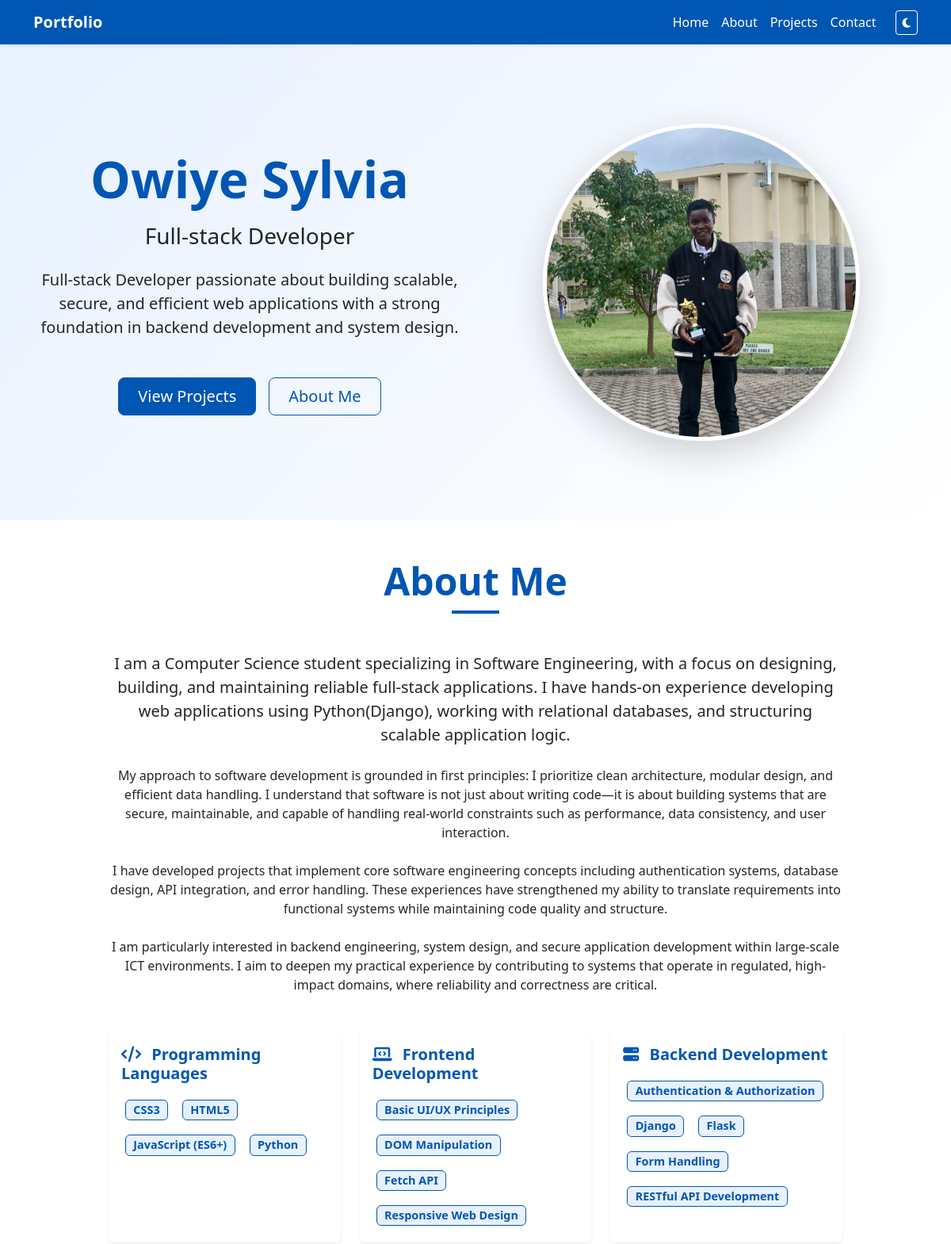
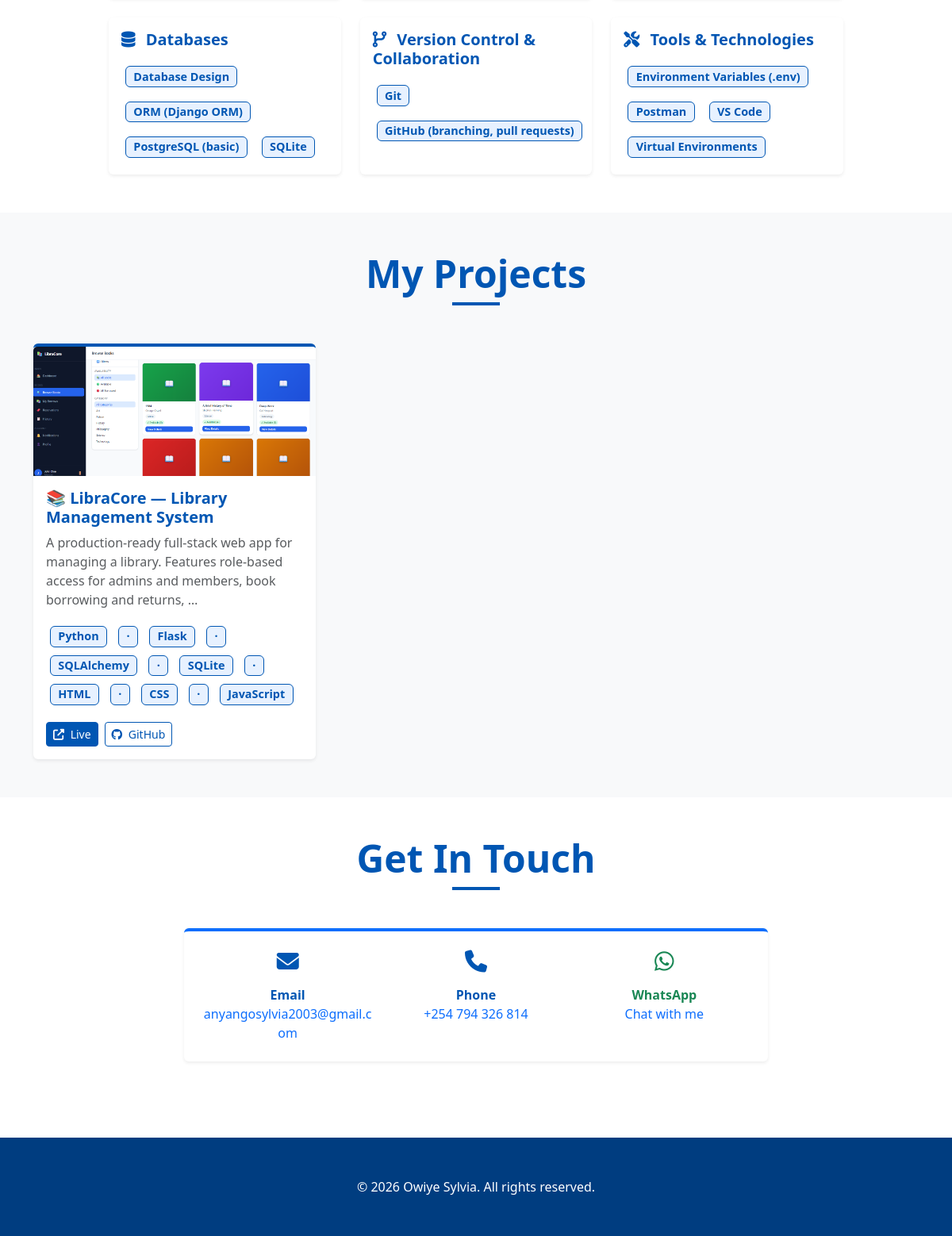
The page / on the database its author committed (2 pictures, top to bottom).
### portfolio/models.py (models this page shows, shortened)
class Profile(models.Model):
    name = models.CharField(max_length=100, default="Owiye Sylvia")
    title = models.CharField(max_length=100, default="Full-stack Developer")
    profile_image = models.ImageField(upload_to='profile/', blank=True, null=True)
    bio = models.TextField(blank=True, null=True)
    class Meta:
        verbose_name_plural = "Profile"

class Skill(models.Model):
    CATEGORY_CHOICES = [
        ('Programming', 'Programming Languages'),
        ('Frontend', 'Frontend Development'),
        ('Backend', 'Backend Development'),
        ('Databases', 'Databases'),
        ('Collaboration', 'Version Control & Collaboration'),
        ('Tools', 'Tools & Technologies'),
    ]
    name = models.CharField(max_length=100)
    category = models.CharField(max_length=50, choices=CATEGORY_CHOICES)
    class Meta:
        ordering = ['category', 'name']

class Project(models.Model):
    name = models.CharField(max_length=200)
    description = models.TextField()
    technologies = models.CharField(max_length=200, help_text="Comma-separated list of technologies")
    image = models.ImageField(upload_to='projects/', blank=True, null=True)
    live_link = models.URLField(blank=True, null=True)
    github_link = models.URLField(blank=True, null=True)
    created_at = models.DateTimeField(auto_now_add=True)
    class Meta:
        ordering = ['-created_at']

### portfolio/views.py (the view)
# urls.py: path('', views.home, name='home'),
def home(request):
    projects = Project.objects.all()
    profile = Profile.objects.first()
    skills_by_category = {}
    for category_code, category_name in Skill.CATEGORY_CHOICES:
        skills = Skill.objects.filter(category=category_code)
        if skills.exists():
            skills_by_category[category_name] = skills
    if request.method == 'POST':
        form = ContactForm(request.POST)
        if form.is_valid():
            form.save()
            messages.success(request, 'Your message has been sent successfully!')
            return redirect('home')
    else:
        form = ContactForm()
    context = {
        'projects': projects,
        'profile': profile,
        'skills_by_category': skills_by_category,
        'form': form,
    }
    return render(request, 'portfolio/home.html', context)

### templates/portfolio/home.html (shortened to what this page needs)
{% extends 'base.html' %}
{% load static %}
{% block content %}
<section id="home" class="hero-section text-center">
    <div class="container">
        <div class="row align-items-center">
            <div class="col-lg-6 mb-4 mb-lg-0" data-aos="fade-right">
                <h1 class="display-3 fw-bold mb-3 text-primary">Owiye Sylvia</h1>
                <h2 class="h3 text-secondary-blue mb-4">Full-stack Developer</h2>
                <p class="lead mb-5">Full-stack Developer passionate about building scalable, secure, and efficient web applications with a strong foundation in backend development and system design.</p>
                <div class="d-flex justify-content-center gap-3">
                    <a href="#projects" class="btn btn-primary btn-lg px-4">View Projects</a>
                    <a href="#about" class="btn btn-outline-primary btn-lg px-4">About Me</a>
                </div>
            </div>
            <div class="col-lg-6" data-aos="fade-left">
                {% if profile and profile.profile_image %}
                    <img src="{{ profile.profile_image.url }}" alt="Owiye Sylvia" class="img-fluid rounded-circle shadow-lg border border-5 border-white" style="width: 400px; height: 400px; object-fit: cover;">
                {% else %}
                    <img src="https://via.placeholder.com/400x400?text=Upload+Profile+Image&bg=0056b3&fg=ffffff" alt="Profile Image" class="img-fluid rounded-circle shadow-lg border border-5 border-white">
                {% endif %}
            </div>
        </div>
    </div>
</section>
<section id="about" class="py-5">
    <div class="container">
        <div class="text-center mb-5" data-aos="fade-up">
            <h2 class="display-5 fw-bold text-primary">About Me</h2>
            <div class="section-title-underline"></div>
        </div>
        <div class="row justify-content-center">
            <div class="col-lg-10" data-aos="fade-up">
                <p class="lead text-center mb-4">
                    I am a Computer Science student specializing in Software Engineering, with a focus on designing, building, and maintaining reliable full-stack applications. I have hands-on experience developing web applications using Python(Django), working with relational databases, and structuring scalable application logic.
                </p>
                <p class="text-center mb-4">
                    My approach to software development is grounded in first principles: I prioritize clean architecture, modular design, and efficient data handling. I understand that software is not just about writing code—it is about building systems that are secure, maintainable, and capable of handling real-world constraints such as performance, data consistency, and user interaction.
                </p>
                <p class="text-center mb-4">
                    I have developed projects that implement core software engineering concepts including authentication systems, database design, API integration, and error handling. These experiences have strengthened my ability to translate requirements into functional systems while maintaining code quality and structure.
                </p>
                <p class="text-center mb-5">
                    I am particularly interested in backend engineering, system design, and secure application development within large-scale ICT environments. I aim to deepen my practical experience by contributing to systems that operate in regulated, high-impact domains, where reliability and correctness are critical.
                </p>
                <div class="row g-4">
                    {% for category, skills in skills_by_category.items %}
                    <div class="col-md-4" data-aos="fade-up" data-aos-delay="{{ forloop.counter0|add:1 }}00">
                        <div class="card h-100 border-0 shadow-sm p-3">
                            <h4 class="h5 fw-bold text-primary mb-3">
                                {% if "Programming" in category %}<i class="fas fa-code me-2"></i>
                                {% elif "Frontend" in category %}<i class="fas fa-laptop-code me-2"></i>
                                {% elif "Backend" in category %}<i class="fas fa-server me-2"></i>
                                {% elif "Databases" in category %}<i class="fas fa-database me-2"></i>
                                {% elif "Collaboration" in category %}<i class="fas fa-code-branch me-2"></i>
                                {% elif "Tools" in category %}<i class="fas fa-tools me-2"></i>
                                {% endif %}
                                {{ category }}
                            </h4>
                            <div class="d-flex flex-wrap gap-2">
                                {% for skill in skills %}
                                <span class="badge skill-badge">{{ skill.name }}</span>
                                {% endfor %}
                            </div>
                        </div>
                    </div>
                    {% empty %}
                    <div class="col-12 text-center">
                        <p class="text-muted">No skills added yet. Add them in the Admin Panel!</p>
                    </div>
                    {% endfor %}
                </div>
            </div>
        </div>
    </div>
</section>
<section id="projects" class="py-5 bg-body-tertiary">
    <div class="container">
        <div class="text-center mb-5" data-aos="fade-up">
            <h2 class="display-5 fw-bold text-primary">My Projects</h2>
            <div class="section-title-underline"></div>
        </div>
        <div class="row g-4">
            {% for project in projects %}
            <div class="col-md-6 col-lg-4" data-aos="zoom-in" data-aos-delay="{{ forloop.counter0|add:1 }}00">
                <div class="card project-card border-0 shadow-sm">
                    {% if project.image %}
                        <img src="{{ project.image.url }}" class="card-img-top" alt="{{ project.name }}">
                    {% else %}
                        <img src="https://via.placeholder.com/400x250?text=Project+Image&bg=0056b3&fg=ffffff" class="card-img-top" alt="Project Placeholder">
                    {% endif %}
                    <div class="card-body">
                        <h5 class="card-title fw-bold">{{ project.name }}</h5>
                        <p class="card-text text-muted">{{ project.description|truncatewords:20 }}</p>
                        <div class="mb-3">
                            {% for tech in project.technologies.split %}
                                <span class="badge skill-badge">{{ tech|cut:"," }}</span>
                            {% endfor %}
                        </div>
                        <div class="d-flex gap-2">
                            {% if project.live_link %}
                                <a href="{{ project.live_link }}" class="btn btn-sm btn-primary" target="_blank"><i class="fas fa-external-link-alt me-1"></i> Live</a>
                            {% endif %}
                            {% if project.github_link %}
                                <a href="{{ project.github_link }}" class="btn btn-sm btn-outline-primary" target="_blank"><i class="fab fa-github me-1"></i> GitHub</a>
                            {% endif %}
                        </div>
                    </div>
                </div>
            </div>
            {% empty %}
            <div class="col-12 text-center">
                <p class="text-muted">No projects added yet. Check back soon!</p>
            </div>
            {% endfor %}
        </div>
    </div>
</section>
<section id="contact" class="py-5">
    <div class="container">
        <div class="text-center mb-5" data-aos="fade-up">
            <h2 class="display-5 fw-bold text-primary">Get In Touch</h2>
            <div class="section-title-underline"></div>
        </div>
        <div class="row justify-content-center">
            <div class="col-lg-8" data-aos="fade-up">
                <div class="card border-0 shadow-sm p-4 border-top border-primary border-4">
                    <div class="row text-center">
                        <div class="col-md-4 mb-3 mb-md-0">
                            <i class="fas fa-envelope text-primary mb-3 fs-3"></i>
                            <div class="fw-bold text-primary">Email</div>
                            <a href="mailto:anyangosylvia2003@gmail.com" class="text-decoration-none">anyangosylvia2003@gmail.com</a>
                        </div>
                        <div class="col-md-4 mb-3 mb-md-0">
                            <i class="fas fa-phone text-primary mb-3 fs-3"></i>
                            <div class="fw-bold text-primary">Phone</div>
                            <a href="tel:+254794326814" class="text-decoration-none">+254 794 326 814</a>
                        </div>
                        <div class="col-md-4">
                            <i class="fab fa-whatsapp text-success mb-3 fs-3"></i>
                            <div class="fw-bold text-success">WhatsApp</div>
                            <a href="https://wa.me/254794326814" target="_blank" class="text-decoration-none">Chat with me</a>
                        </div>
                    </div>
                </div>
            </div>
        </div>
    </div>
</section>
{% endblock %}

### templates/base.html (shortened to what this page needs)
<!DOCTYPE html>
<html lang="en" data-bs-theme="light">
<head>
    <link href="https://cdn.jsdelivr.net/npm/bootstrap@5.3.0/dist/css/bootstrap.min.css" rel="stylesheet">
    <link rel="stylesheet" href="https://cdnjs.cloudflare.com/ajax/libs/font-awesome/6.4.0/css/all.min.css">
    <link href="https://unpkg.com/aos@2.3.1/dist/aos.css" rel="stylesheet">
</head>
<body>
    <nav class="navbar navbar-expand-lg sticky-top shadow-sm">
        <div class="container">
            <a class="navbar-brand fw-bold" href="#">Portfolio</a>
            <div class="collapse navbar-collapse" id="navbarNav">
                <ul class="navbar-nav ms-auto align-items-center">
                    <li class="nav-item"><a class="nav-link" href="#home">Home</a></li>
                    <li class="nav-item"><a class="nav-link" href="#about">About</a></li>
                    <li class="nav-item"><a class="nav-link" href="#projects">Projects</a></li>
                    <li class="nav-item"><a class="nav-link" href="#contact">Contact</a></li>
                    <li class="nav-item ms-lg-3">
                        <button id="theme-toggle" class="btn btn-outline-light btn-sm">
                            <i class="fas fa-moon"></i>
                        </button>
                    </li>
                </ul>
            </div>
        </div>
    </nav>
    {% block content %}{% endblock %}
    <footer class="footer mt-5">
        <div class="container text-center">
            <p class="mb-0">&copy; 2026 Owiye Sylvia. All rights reserved.</p>
        </div>
    </footer>
</body>
</html>

### templates/base.html (style rules this page uses)
:root { --primary-blue: #0056b3; --secondary-blue: #007bff; --light-blue: #e7f1ff; --dark-blue: #003d80; --transition-speed: 0.3s; }
body { font-family: 'Segoe UI', Tahoma, Geneva, Verdana, sans-serif; transition: background-color var(--transition-speed), color var(--transition-speed); }
.navbar { background-color: var(--primary-blue) !important; transition: background-color var(--transition-speed); }
.navbar-brand, .nav-link { color: white !important; }
.hero-section { padding: 100px 0; background: linear-gradient(135deg, var(--light-blue) 0%, #ffffff 100%); }
.text-primary { color: var(--primary-blue) !important; }
.btn-primary { background-color: var(--primary-blue); border-color: var(--primary-blue); }
.btn-outline-primary { color: var(--primary-blue); border-color: var(--primary-blue); }
.project-card { transition: transform 0.3s ease, box-shadow 0.3s ease; height: 100%; border-top: 4px solid var(--primary-blue) !important; }
.skill-badge { margin: 5px; font-size: 0.9rem; background-color: var(--light-blue) !important; color: var(--primary-blue) !important; border: 1px solid var(--primary-blue); }
.footer { padding: 50px 0; background-color: var(--dark-blue); color: white; }
.footer p { color: white !important; }
#theme-toggle { cursor: pointer; color: white; border-color: white; }
.section-title-underline { background-color: var(--primary-blue); width: 60px; height: 4px; margin: 0 auto; }
.card-title { color: var(--primary-blue); }

### rows shown on the page
Profile: profile_image (picture)
Skill: name "CSS3"
Skill: name "HTML5"
Skill: name "JavaScript (ES6+)"
Skill: name "Python"
Skill: name "Basic UI/UX Principles"
Skill: name "DOM Manipulation"
Skill: name "Fetch API"
Skill: name "Responsive Web Design"
Skill: name "Authentication & Authorization"
Skill: name "Django"
Skill: name "Flask"
Skill: name "Form Handling"
Skill: name "RESTful API Development"
Skill: name "Database Design"
Skill: name "ORM (Django ORM)"
Skill: name "PostgreSQL (basic)"
Skill: name "SQLite"
Skill: name "Git"
Skill: name "GitHub (branching, pull requests)"
Skill: name "Environment Variables (.env)"
Skill: name "Postman"
Skill: name "VS Code"
Skill: name "Virtual Environments"
Project: image (picture), name "📚 LibraCore — Library Management System", description "A production-ready full-stack web app for managing a library. Features role-based access for admins and members, book borrowing and returns, …", split "Python" "·" "Flask" "·" "SQLAlchemy" "·" "SQLite" "·" "HTML" "·" "CSS" "·" "JavaScript"

### other values the page prints
{{ category }} "Programming Languages" "Frontend Development" "Backend Development" "Databases" "Version Control & Collaboration" "Tools & Technologies"
